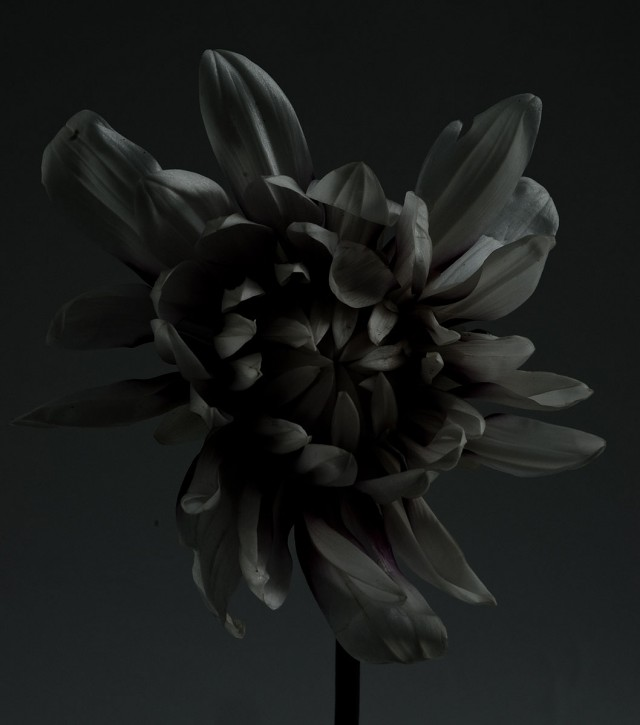
#> input picture lab1/flower.jpg, 640 x 725 px
$ python Equalizer.py
#> lines starting #> are read from the running program, lines starting #| are printed output that depends on the picture
### lab1/functions.py
import cv2 as cv
import matplotlib.pyplot as plt
import numpy as np

def read_image(path):

    # Reads an image from the specified file path.
    # Parameters:
    # path (str): The file path to the image.
    # Returns:
    # numpy.ndarray: The image read from the file, or None if the image could not be loaded.

    return cv.imread(path)

# [48 lines left out: functions transform_to_gray, apply_negative_transform_1, apply_negative_transform_2, plot_Histogram, not called in this run]

def plot_Histogram2(image1, image2, title1='', title2=''):

    # Plots histograms for two images side by side for comparison.
    # Parameters:
    # image1 (numpy.ndarray): The first input grayscale image.
    # image2 (numpy.ndarray): The second input grayscale image.
    # title1 (str): Title for the first histogram plot.
    # title2 (str): Title for the second histogram plot.
    # This function allows visual comparison of pixel intensity distributions between two images.

    plt.figure('Histogram')

    # Calculate histograms for both images
    hist_1 = cv.calcHist([image1], [0], None, [256], [0, 256])
    hist_2 = cv.calcHist([image2], [0], None, [256], [0, 256])

    # Plot first histogram
    plt.subplot(1, 2, 1)
    plt.plot(hist_1)

    # Set title for first histogram plot
    plt.title(title1)

    # Plot second histogram
    plt.subplot(1, 2, 2)
    plt.plot(hist_2)

    # Set title for second histogram plot
    plt.title(title2)

# [107 lines left out: functions plot_Histogram3, histogram_stretching, gamma_transformation, log_transform, not called in this run]

def histogram_equalizer(image):

    # Apply Histogram Equalization to an image
    # Parameters:
    # image (numpy.ndarray): Input image in BGR format
    # Returns:
    # numpy.ndarray: Equilized image

    # Check if the image is valid
    if image is None:
        raise ValueError("Image not found or invalid.")
    # Apply histogram equalization
    equalized_image = cv.equalizeHist(image)

    return equalized_image

### lab1/Equalizer.py
import cv2 as cv
import matplotlib.pyplot as plt
import functions


def main():

    img=functions.read_image('flower.jpg')
#> in read_image, returned value is the input picture: shape (725, 640, 3); mean B, G, R 26.6, 27.8, 25.7
    im_gray=cv.cvtColor(img,cv.COLOR_RGB2GRAY)
    plt.figure('photo')
    plt.subplot(1,2,1)
    plt.imshow(cv.cvtColor(im_gray, cv.COLOR_BGR2RGB))
    plt.title("Original Image")
    plt.axis('off')  # Turn off axis labels

    im_eq=functions.histogram_equalizer(im_gray)
#> in histogram_equalizer, `equalized_image = cv.equalizeHist(image)`:
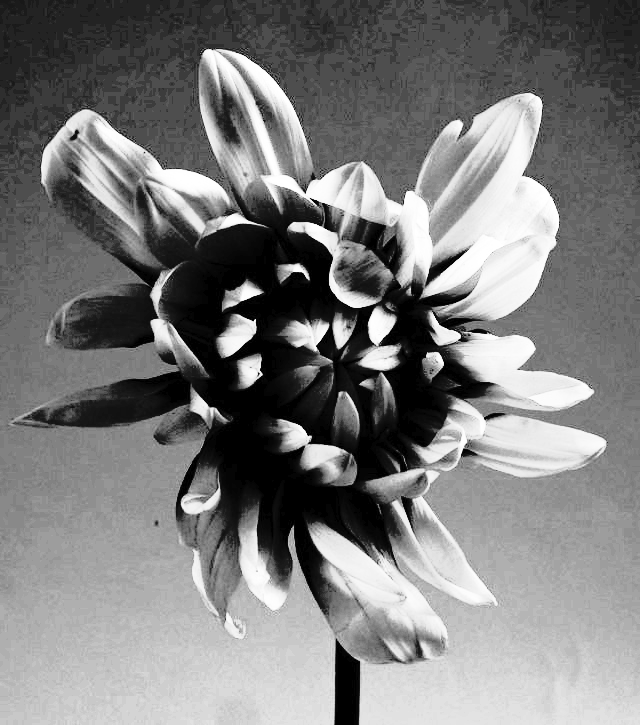
#> equalized_image: shape (725, 640); min 0, max 255, mean 124.9
    plt.figure('photo')
    plt.subplot(1,2,2)
    plt.imshow(cv.cvtColor(im_eq, cv.COLOR_BGR2RGB))
    plt.title("Original Image")
    plt.axis('off')  # Turn off axis labels

    functions.plot_Histogram2(im_gray,im_eq,'GrayScale Image','Equalized Image')
#> in plot_Histogram2, `hist_1 = cv.calcHist([image1], [0], None, [256], [0, 256])`: hist_1 = 256 values, max 30569 at index 19, min 0 at index 134, mean 1812.5
#> in plot_Histogram2, `hist_2 = cv.calcHist([image2], [0], None, [256], [0, 256])`: hist_2 = 256 values, max 30569 at index 78, min 0 at index 1, mean 1812.5
    plt.show()
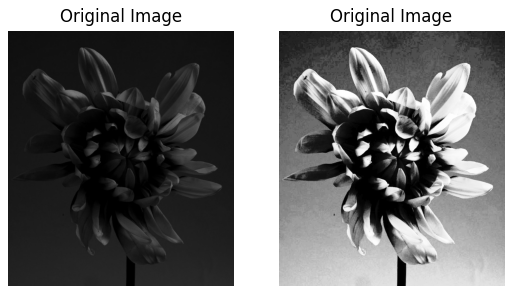
#> figure drawn by matplotlib, 2 panels
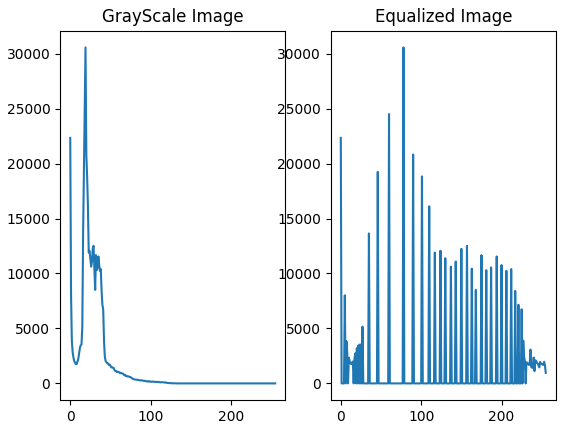
#> figure drawn by matplotlib, 2 panels; panel 1: curve peaks at x = 19, y = 30569; panel 2: curve peaks at x = 78, y = 30569

main()

$ run again, with lab1/breast.jpg copied over lab1/flower.jpg
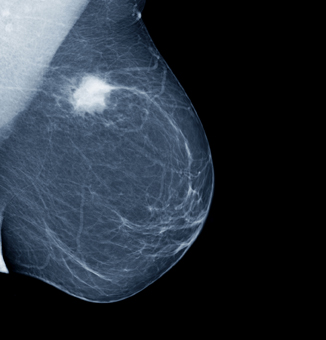
#> input picture lab1/breast.jpg, 326 x 340 px
#> in read_image, returned value is the input picture: shape (340, 326, 3); mean B, G, R 56.8, 46.8, 38.5
#> in histogram_equalizer, `equalized_image = cv.equalizeHist(image)`:
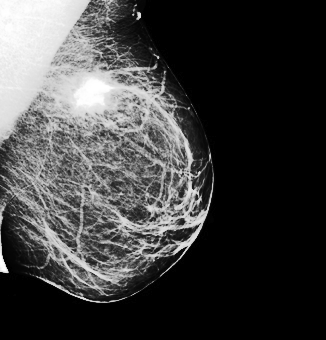
#> equalized_image: shape (340, 326); min 0, max 255, mean 63.7
#> hist_1 = 256 values, max 56123 at index 0, min 0 at index 243, mean 433
#> hist_2 = 256 values, max 56123 at index 0, min 0 at index 1, mean 433
#> in main, `plt.show()`:
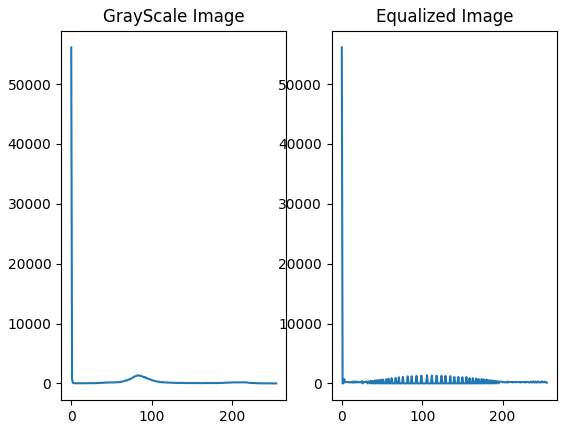
#> figure drawn by matplotlib, 2 panels; panel 1: curve peaks at x = 0, y = 56123; panel 2: curve peaks at x = 0, y = 56123
